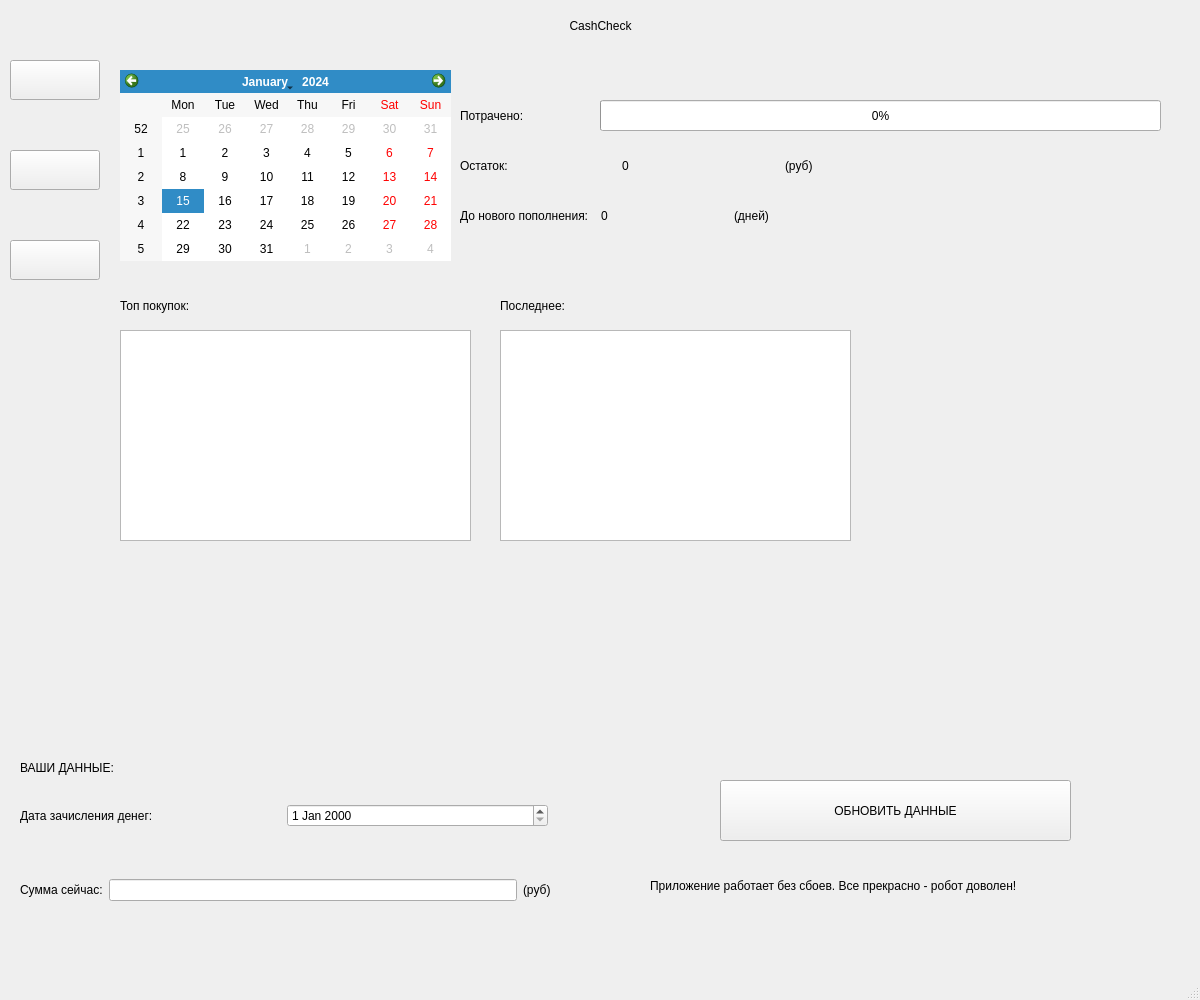
<?xml version="1.0" encoding="UTF-8"?>
<ui version="4.0">
 <class>MainWindowHome</class>
 <widget class="QMainWindow" name="MainWindowHome">
  <property name="enabled">
   <bool>true</bool>
  </property>
  <property name="geometry">
   <rect>
    <x>0</x>
    <y>0</y>
    <width>1200</width>
    <height>1000</height>
   </rect>
  </property>
  <property name="minimumSize">
   <size>
    <width>1200</width>
    <height>1000</height>
   </size>
  </property>
  <property name="maximumSize">
   <size>
    <width>1200</width>
    <height>1000</height>
   </size>
  </property>
  <property name="windowTitle">
   <string>MainWindow</string>
  </property>
  <property name="styleSheet">
   <string notr="true">background-image: url(:/ad/project pqt5/materials for the proj/startluna.png);</string>
  </property>
  <widget class="QWidget" name="centralwidget">
   <widget class="QWidget" name="widget" native="true">
    <property name="enabled">
     <bool>true</bool>
    </property>
    <property name="geometry">
     <rect>
      <x>110</x>
      <y>60</y>
      <width>1081</width>
      <height>681</height>
     </rect>
    </property>
    <property name="styleSheet">
     <string notr="true">background-image: url(:/ad/project pqt5/materials for the proj/home or main.png);</string>
    </property>
    <widget class="QCalendarWidget" name="calendarWidget">
     <property name="geometry">
      <rect>
       <x>10</x>
       <y>10</y>
       <width>331</width>
       <height>191</height>
      </rect>
     </property>
    </widget>
    <widget class="QProgressBar" name="progressBar">
     <property name="geometry">
      <rect>
       <x>490</x>
       <y>40</y>
       <width>561</width>
       <height>31</height>
      </rect>
     </property>
     <property name="value">
      <number>0</number>
     </property>
    </widget>
    <widget class="QWidget" name="horizontalLayoutWidget_3">
     <property name="geometry">
      <rect>
       <x>350</x>
       <y>90</y>
       <width>481</width>
       <height>31</height>
      </rect>
     </property>
     <layout class="QHBoxLayout" name="horizontalLayout_3">
      <item>
       <widget class="QLabel" name="label_6">
        <property name="enabled">
         <bool>true</bool>
        </property>
        <property name="styleSheet">
         <string notr="true">font: 16pt &quot;Palatino Linotype&quot;;</string>
        </property>
        <property name="text">
         <string>Остаток:</string>
        </property>
       </widget>
      </item>
      <item>
       <widget class="QLabel" name="label_9">
        <property name="styleSheet">
         <string notr="true">font: 16pt &quot;Palatino Linotype&quot;;</string>
        </property>
        <property name="text">
         <string>0</string>
        </property>
       </widget>
      </item>
      <item>
       <widget class="QLabel" name="label_10">
        <property name="enabled">
         <bool>true</bool>
        </property>
        <property name="styleSheet">
         <string notr="true">font: 16pt &quot;Palatino Linotype&quot;;</string>
        </property>
        <property name="text">
         <string>(руб)</string>
        </property>
       </widget>
      </item>
     </layout>
    </widget>
    <widget class="QWidget" name="horizontalLayoutWidget_4">
     <property name="geometry">
      <rect>
       <x>350</x>
       <y>140</y>
       <width>401</width>
       <height>31</height>
      </rect>
     </property>
     <layout class="QHBoxLayout" name="horizontalLayout_4">
      <item>
       <widget class="QLabel" name="label_7">
        <property name="styleSheet">
         <string notr="true">font: 16pt &quot;Palatino Linotype&quot;;</string>
        </property>
        <property name="text">
         <string>До нового пополнения:  </string>
        </property>
       </widget>
      </item>
      <item>
       <widget class="QLabel" name="label_11">
        <property name="styleSheet">
         <string notr="true">font: 16pt &quot;Palatino Linotype&quot;;</string>
        </property>
        <property name="text">
         <string>0</string>
        </property>
       </widget>
      </item>
      <item>
       <widget class="QLabel" name="label_8">
        <property name="styleSheet">
         <string notr="true">font: 16pt &quot;Palatino Linotype&quot;;</string>
        </property>
        <property name="text">
         <string>(дней)</string>
        </property>
       </widget>
      </item>
     </layout>
    </widget>
    <widget class="QLabel" name="label_12">
     <property name="geometry">
      <rect>
       <x>350</x>
       <y>40</y>
       <width>121</width>
       <height>31</height>
      </rect>
     </property>
     <property name="styleSheet">
      <string notr="true">font: 16pt &quot;Palatino Linotype&quot;;</string>
     </property>
     <property name="text">
      <string>Потрачено:</string>
     </property>
    </widget>
    <widget class="QListWidget" name="listWidget">
     <property name="geometry">
      <rect>
       <x>10</x>
       <y>270</y>
       <width>351</width>
       <height>211</height>
      </rect>
     </property>
    </widget>
    <widget class="QLabel" name="label_13">
     <property name="geometry">
      <rect>
       <x>10</x>
       <y>230</y>
       <width>141</width>
       <height>31</height>
      </rect>
     </property>
     <property name="styleSheet">
      <string notr="true">font: 16pt &quot;Palatino Linotype&quot;;</string>
     </property>
     <property name="text">
      <string>Топ покупок:</string>
     </property>
    </widget>
    <widget class="QListWidget" name="listWidget_2">
     <property name="geometry">
      <rect>
       <x>390</x>
       <y>270</y>
       <width>351</width>
       <height>211</height>
      </rect>
     </property>
    </widget>
    <widget class="QLabel" name="label_14">
     <property name="geometry">
      <rect>
       <x>390</x>
       <y>230</y>
       <width>111</width>
       <height>31</height>
      </rect>
     </property>
     <property name="styleSheet">
      <string notr="true">font: 16pt &quot;Palatino Linotype&quot;;</string>
     </property>
     <property name="text">
      <string>Последнее:</string>
     </property>
    </widget>
   </widget>
   <widget class="QWidget" name="widget_2" native="true">
    <property name="geometry">
     <rect>
      <x>10</x>
      <y>60</y>
      <width>91</width>
      <height>681</height>
     </rect>
    </property>
    <property name="styleSheet">
     <string notr="true">background-image: url(:/ad/project pqt5/materials for the proj/home or left.png);</string>
    </property>
    <widget class="QPushButton" name="pushButton_4">
     <property name="geometry">
      <rect>
       <x>0</x>
       <y>0</y>
       <width>90</width>
       <height>40</height>
      </rect>
     </property>
     <property name="styleSheet">
      <string notr="true">border-image: url(:/ad/project pqt5/materials for the proj/grey.png);</string>
     </property>
     <property name="text">
      <string/>
     </property>
     <property name="icon">
      <iconset resource="../imges.qrc">
       <normaloff>:/ad/project pqt5/materials for the proj/left-arrow.png</normaloff>:/ad/project pqt5/materials for the proj/left-arrow.png</iconset>
     </property>
     <property name="iconSize">
      <size>
       <width>30</width>
       <height>30</height>
      </size>
     </property>
    </widget>
    <widget class="QPushButton" name="pushButton_3">
     <property name="geometry">
      <rect>
       <x>0</x>
       <y>90</y>
       <width>90</width>
       <height>40</height>
      </rect>
     </property>
     <property name="styleSheet">
      <string notr="true">border-image: url(:/ad/project pqt5/materials for the proj/grey.png);</string>
     </property>
     <property name="text">
      <string/>
     </property>
     <property name="icon">
      <iconset resource="../imges.qrc">
       <normaloff>:/ad/project pqt5/materials for the proj/give-money.png</normaloff>:/ad/project pqt5/materials for the proj/give-money.png</iconset>
     </property>
     <property name="iconSize">
      <size>
       <width>30</width>
       <height>30</height>
      </size>
     </property>
    </widget>
    <widget class="QPushButton" name="pushButton_2">
     <property name="geometry">
      <rect>
       <x>0</x>
       <y>180</y>
       <width>90</width>
       <height>40</height>
      </rect>
     </property>
     <property name="styleSheet">
      <string notr="true">border-image: url(:/ad/project pqt5/materials for the proj/grey.png);</string>
     </property>
     <property name="text">
      <string/>
     </property>
     <property name="icon">
      <iconset resource="../imges.qrc">
       <normaloff>:/ad/project pqt5/materials for the proj/wishlist.png</normaloff>:/ad/project pqt5/materials for the proj/wishlist.png</iconset>
     </property>
     <property name="iconSize">
      <size>
       <width>30</width>
       <height>30</height>
      </size>
     </property>
    </widget>
   </widget>
   <widget class="QWidget" name="widget_3" native="true">
    <property name="geometry">
     <rect>
      <x>10</x>
      <y>750</y>
      <width>1181</width>
      <height>241</height>
     </rect>
    </property>
    <property name="styleSheet">
     <string notr="true">background-image: url(:/ad/project pqt5/materials for the proj/home or down.png);</string>
    </property>
    <widget class="QLabel" name="label">
     <property name="geometry">
      <rect>
       <x>10</x>
       <y>10</y>
       <width>121</width>
       <height>16</height>
      </rect>
     </property>
     <property name="styleSheet">
      <string notr="true">font: 75 12pt &quot;System&quot;;</string>
     </property>
     <property name="text">
      <string>ВАШИ ДАННЫЕ:</string>
     </property>
    </widget>
    <widget class="QWidget" name="horizontalLayoutWidget">
     <property name="geometry">
      <rect>
       <x>10</x>
       <y>40</y>
       <width>528</width>
       <height>52</height>
      </rect>
     </property>
     <layout class="QHBoxLayout" name="horizontalLayout">
      <item>
       <widget class="QLabel" name="label_3">
        <property name="styleSheet">
         <string notr="true">font: 16pt &quot;Palatino Linotype&quot;;</string>
        </property>
        <property name="text">
         <string>Дата зачисления денег:</string>
        </property>
       </widget>
      </item>
      <item>
       <widget class="QDateEdit" name="dateEdit">
        <property name="date">
         <date>
          <year>2000</year>
          <month>1</month>
          <day>1</day>
         </date>
        </property>
       </widget>
      </item>
     </layout>
    </widget>
    <widget class="QWidget" name="horizontalLayoutWidget_2">
     <property name="geometry">
      <rect>
       <x>10</x>
       <y>100</y>
       <width>531</width>
       <height>80</height>
      </rect>
     </property>
     <layout class="QHBoxLayout" name="horizontalLayout_2">
      <item>
       <widget class="QLabel" name="label_4">
        <property name="styleSheet">
         <string notr="true">font: 16pt &quot;Palatino Linotype&quot;;</string>
        </property>
        <property name="text">
         <string>Сумма сейчас:</string>
        </property>
       </widget>
      </item>
      <item>
       <widget class="QLineEdit" name="lineEdit"/>
      </item>
      <item>
       <widget class="QLabel" name="label_5">
        <property name="styleSheet">
         <string notr="true">font: 16pt &quot;Palatino Linotype&quot;;</string>
        </property>
        <property name="text">
         <string>(руб)</string>
        </property>
       </widget>
      </item>
     </layout>
    </widget>
    <widget class="QPushButton" name="pushButton_5">
     <property name="geometry">
      <rect>
       <x>710</x>
       <y>30</y>
       <width>351</width>
       <height>61</height>
      </rect>
     </property>
     <property name="styleSheet">
      <string notr="true">border-image: url(:/ad/project pqt5/materials for the proj/grey.png);
font: 26pt &quot;MS Shell Dlg 2&quot;;</string>
     </property>
     <property name="text">
      <string>ОБНОВИТЬ ДАННЫЕ</string>
     </property>
     <property name="iconSize">
      <size>
       <width>30</width>
       <height>30</height>
      </size>
     </property>
    </widget>
    <widget class="QLabel" name="label_15">
     <property name="geometry">
      <rect>
       <x>640</x>
       <y>100</y>
       <width>491</width>
       <height>71</height>
      </rect>
     </property>
     <property name="styleSheet">
      <string notr="true">font: 12pt &quot;MS Shell Dlg 2&quot;;</string>
     </property>
     <property name="text">
      <string>Приложение работает без сбоев. Все прекрасно - робот доволен!</string>
     </property>
    </widget>
   </widget>
   <widget class="QLabel" name="label_2">
    <property name="geometry">
     <rect>
      <x>10</x>
      <y>0</y>
      <width>1181</width>
      <height>51</height>
     </rect>
    </property>
    <property name="styleSheet">
     <string notr="true">background-image: url(:/ad/project pqt5/materials for the proj/pink home.png);
font: 75 36pt &quot;Segoe Print&quot;;</string>
    </property>
    <property name="text">
     <string>CashCheck</string>
    </property>
    <property name="alignment">
     <set>Qt::AlignCenter</set>
    </property>
   </widget>
  </widget>
  <widget class="QMenuBar" name="menubar">
   <property name="geometry">
    <rect>
     <x>0</x>
     <y>0</y>
     <width>1200</width>
     <height>21</height>
    </rect>
   </property>
  </widget>
  <widget class="QStatusBar" name="statusbar"/>
 </widget>
 <resources>
  <include location="../imges.qrc"/>
 </resources>
 <connections/>
</ui>
